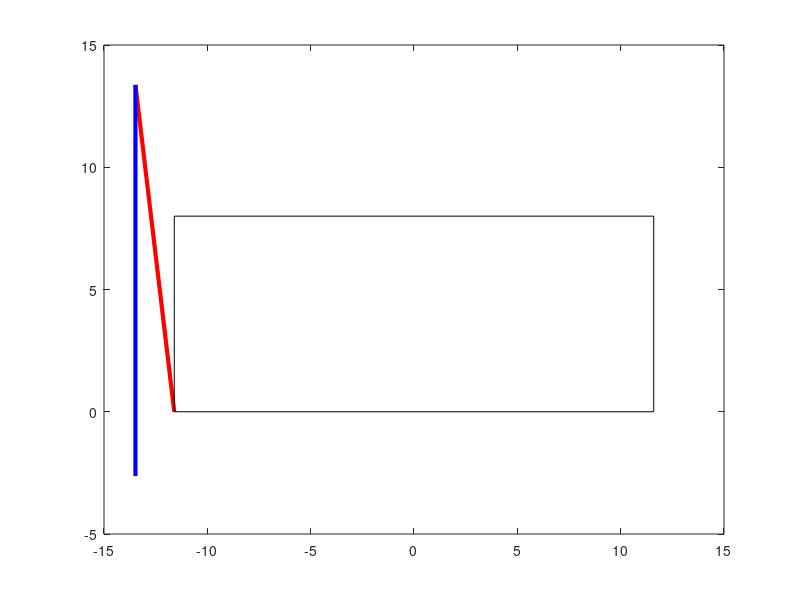

MATLAB code to generate this figure: (Note: this script raises an error after producing the figure.)
clc; clear; close all;

%variable setting --------------------------------------------------------
ang = 98:1:180;                         % L1 이동경로설정
theta = ang*(pi/180);
r = 13.5;                                   % 원의반지름
x = r*cos(theta)-11.6;                   % X축 평행이동 
y = r*sin(theta);                        % Y축 평행이동

theta1 = ang*(pi/180);
r1 = 13.5;                                  % 원의반지름
x1 = r*cos(theta1)-11.6;                 % X축 평행이동
y1 = r1*sin(theta1)-16;                  % Y축 평행이동

%graph setting ----------------------------------------------------------
hf = figure;                             %figure창생성
ha = axes(hf);                           %figure창에 좌표넣기

hp1 = plot(ha,[-11.6 x(1)],[0 y(1)],'r','Linewidth',3);     %L1이동하는 선생성(왼쪽다리)
hold(ha,'on');                                              %하나의 figure에 여러개 함수 넣기
hp2 = plot(ha,[x(1) x1(1)],[y(1) y1(1)],'b','Linewidth',3); %L2이동하는 선생성(왼쪽다리)
r = rectangle('Position',[-11.6 0 23.2 8]);                 %드론몸체 생성(가로:23.2cm,세로:8cm)
r.EdgeColor = 'k';                                          %드론몸체 색 지정(검정)
r.LineWidth = 1;                                            %드론몸체 선 두께 지정(크기:1)
hp3 = plot(ha,[11.6 14.3],[0 7.5],'r','Linewidth',3);       %오른쪽 다리생성(L1)
hp4 = plot(ha,[14.3 14.3],[7.5 -8.5],'b','Linewidth',3);    %오른쪽 다리생성(L2)

plot(ha,[-11.6 14.3],[-24 -8.5],'k','LineWidth',2);

axis(ha,'equal');                        %좌표에서 x축, y축 길이 동일
set(ha,'XLim',[-25 25]);                 %좌표에서 x축 설정
set(ha,'YLim',[-30 13]);                 %좌표에서 y축 설정
grid(ha,'on');                           %좌표에 그리드 넣기
pause(1);

%motion ------------------------------------------------------------
   for i_pt = 1:length(theta)                     %애니매이션 실행 1부터theta크기까지 반복
    
       
       set(hp1,'XData',[-11.6 x(i_pt)], ...            %L1 이동하는 선의 x좌표 y좌표를 handle을 이용해 좌표값 반복설정 
            'YData',[0 y(i_pt)]           );   
                       
    set(hp2,'XData',[x(i_pt) x1(i_pt)], ...         %L2 이동하는 선의 x좌표 y좌표를 handle을  이용해 좌표값 반복설정 
            'YData',[y(i_pt) y1(i_pt)]      );                           

    pause(0.01);                                    %0.01초 딜레이 0에가까울수록 빠름(drawnow함수 이용시 제일 빠름)
   end
        